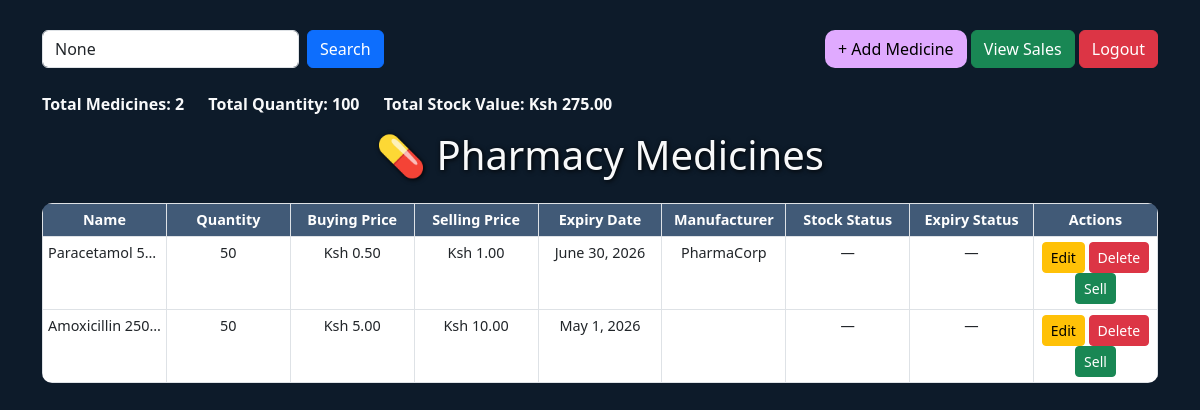
/medicines/ (signed in), run on an earlier commit of the app's database.
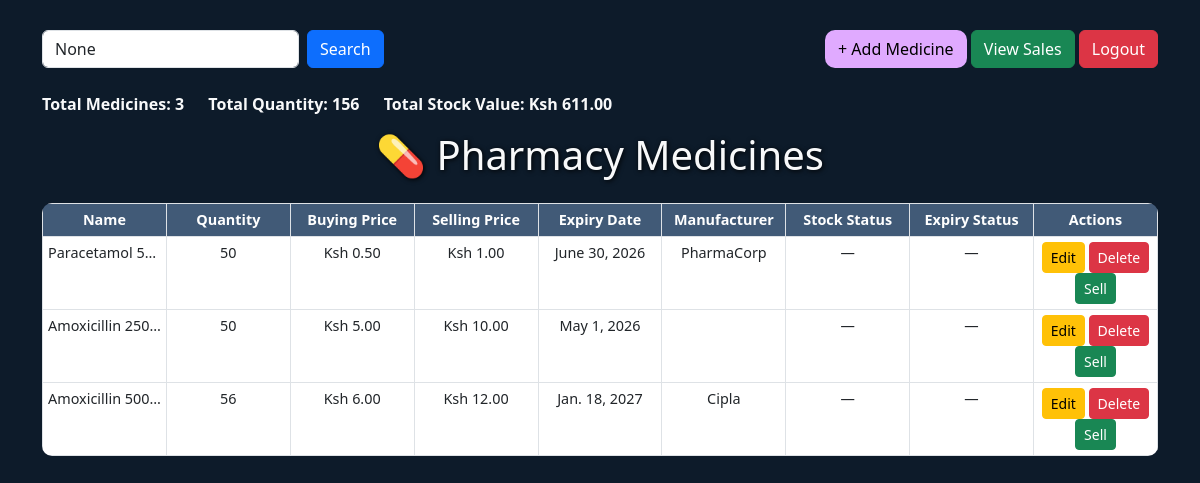
And on a later commit of the database.
### inventory/models.py (models this page shows, shortened)
class Medicine(models.Model):
    name = models.CharField(max_length=100)
    quantity = models.PositiveIntegerField()
    buying_price = models.DecimalField(max_digits=10, decimal_places=2)
    selling_price = models.DecimalField(max_digits=10, decimal_places=2)
    expiry_date = models.DateField()
    manufacturer = models.CharField(max_length=100)

### inventory/views.py (the view)
# urls.py: path('', lambda request: redirect('medicine_list')),
@login_required
def medicine_list(request):
    query = request.GET.get('q')
    if query:
        medicines = Medicine.objects.filter(
            Q(name__icontains=query) | Q(manufacturer__icontains=query)
        )
    else:
        medicines = Medicine.objects.all()
    low_stock = medicines.filter(quantity__lt=10)
    today_plus_30 = timezone.now().date() + timedelta(days=30)
    soon_to_expire = medicines.filter(expiry_date__lte=today_plus_30)
    for med in medicines:
        med.total_value = med.quantity * med.buying_price
        med.profit_per_unit = med.selling_price - med.buying_price
    total_quantity = sum(m.quantity for m in medicines)
    total_stock_value = sum(m.total_value for m in medicines)
    normal_stock_count = medicines.count() - low_stock.count()
    context = {
        'medicines': medicines,
        'low_stock': low_stock,
        'soon_to_expire': soon_to_expire,
        'medicine_count': medicines.count(),
        'normal_stock_count': normal_stock_count,
        'total_quantity': total_quantity,
        'total_stock_value': total_stock_value,
        'query': query,
        'today_plus_30': today_plus_30,
    }
    return render(request, 'inventory/medicine_list.html', context)

### inventory/templates/inventory/medicine_list.html (shortened to what this page needs)
<!DOCTYPE html>
<html>
<head>
    <link href="https://cdn.jsdelivr.net/npm/bootstrap@5.3.0/dist/css/bootstrap.min.css" rel="stylesheet">
</head>
<body>
<div class="container">
    <div class="top-buttons mb-3">
        <form method="GET" class="d-flex mb-2" action="">
            <input class="form-control me-2" type="search" placeholder="Search by Name or Manufacturer" name="q" value="{{ query }}">
            <button class="btn btn-primary" type="submit">Search</button>
        </form>
        <div class="mb-2">
            <a href="{% url 'medicine_add' %}" class="btn btn-custom">+ Add Medicine</a>
            <a href="{% url 'sales_list' %}" class="btn btn-success">View Sales</a>
            <a href="{% url 'user_logout' %}" class="btn btn-danger">Logout</a>
        </div>
    </div>
    <div class="summary text-light">
        <div>Total Medicines: {{ medicine_count }}</div>
        <div>Total Quantity: {{ total_quantity }}</div>
        <div>Total Stock Value: Ksh {{ total_stock_value }}</div>
    </div>
    <h1 class="text-center mb-4">💊 Pharmacy Medicines</h1>
    <div class="table-responsive">
        <table class="table table-hover table-bordered text-center">
            <thead>
                <tr>
                    <th>Name</th>
                    <th>Quantity</th>
                    <th>Buying Price</th>
                    <th>Selling Price</th>
                    <th>Expiry Date</th>
                    <th>Manufacturer</th>
                    <th>Stock Status</th>
                    <th>Expiry Status</th>
                    <th>Actions</th>
                </tr>
            </thead>
            <tbody>
                {% for medicine in medicines %}
                <tr class="{% if medicine in low_stock %}table-warning{% elif medicine in soon_to_expire %}table-danger{% endif %}">
                    <td class="text-truncate">{{ medicine.name }}</td>
                    <td>{{ medicine.quantity }}</td>
                    <td>Ksh {{ medicine.buying_price }}</td>
                    <td>Ksh {{ medicine.selling_price }}</td>
                    <td>{{ medicine.expiry_date }}</td>
                    <td class="text-truncate">{{ medicine.manufacturer }}</td>
                    <td>{% if medicine.quantity < 10 %}Stock Low{% else %}—{% endif %}</td>
                    <td>{% if medicine.expiry_date <= today_plus_30 %}Expiring{% else %}—{% endif %}</td>
                    <td>
                        <a href="{% url 'medicine_edit' medicine.id %}" class="btn btn-warning btn-sm">Edit</a>
                        <a href="{% url 'medicine_delete' medicine.id %}" class="btn btn-danger btn-sm">Delete</a>
                        <a href="{% url 'medicine_sell' medicine.id %}" class="btn btn-success btn-sm">Sell</a>
                    </td>
                </tr>
                {% empty %}
                <tr>
                    <td colspan="9" class="text-center">No medicines available.</td>
                </tr>
                {% endfor %}
            </tbody>
        </table>
    </div>
</div>
</body>
</html>

### inventory/templates/inventory/medicine_list.html (style rules this page uses)
body { background-color: #0d1b2a; color: #ffffff; }
.container { margin-top: 30px; }
h1 { color: #f8f9fa; text-shadow: 1px 1px 5px #000; }
.table { background: #1b263b; color: #ffffff; border-radius: 10px; overflow: hidden; table-layout: fixed; word-wrap: break-word; }
.table th, .table td { padding: 5px; font-size: 0.9rem; }
.table th { background: #415a77; color: #fff; }
.btn-custom { background-color: #e0aaff; color: black; border-radius: 10px; transition: 0.3s; }
.top-buttons { display: flex; justify-content: space-between; margin-bottom: 15px; flex-wrap: wrap; }
.summary { margin-bottom: 15px; }
.summary div { display: inline-block; margin-right: 20px; font-weight: bold; }
.text-truncate { overflow: hidden; text-overflow: ellipsis; white-space: nowrap; }

What changed in the data, as far as the page shows it:
added Medicine: name "Amoxicillin 500…", quantity "56", buying_price "6.00", selling_price "12.00", expiry_date "Jan. 18, 2027", manufacturer "Cipla"
Also different on the page:
{{ medicine_count }}: "2" → "3"
{{ total_quantity }}: "100" → "156"
{{ total_stock_value }}: "275.00" → "611.00"
